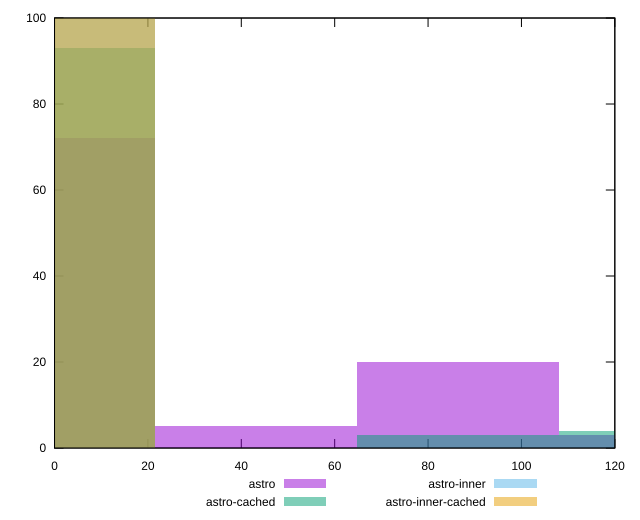

Recreate this plot in gnuplot.
reset

$astro <<EOF
0 72
86.42240897427288 20
43.21120448713644 5
129.6336134614093 3
EOF

$astroCached <<EOF
0 93
86.42240897427288 3
129.6336134614093 4
EOF

$astroInner <<EOF
0 100
EOF

$astroInnerCached <<EOF
0 100
EOF

set key outside below
set boxwidth 43.21120448713644
set xrange [0:120]
set yrange [0:100]
set trange [0:100]
set style fill transparent solid 0.5 noborder
set terminal svg size 640, 520 enhanced background rgb 'white'
set output "reports/report_00033_2021-03-01T14-23-16.841Z/uses-http2/comparison/histogram/all_raw.svg"

plot $astro title "astro" with boxes, \
     $astroCached title "astro-cached" with boxes, \
     $astroInner title "astro-inner" with boxes, \
     $astroInnerCached title "astro-inner-cached" with boxes

reset
